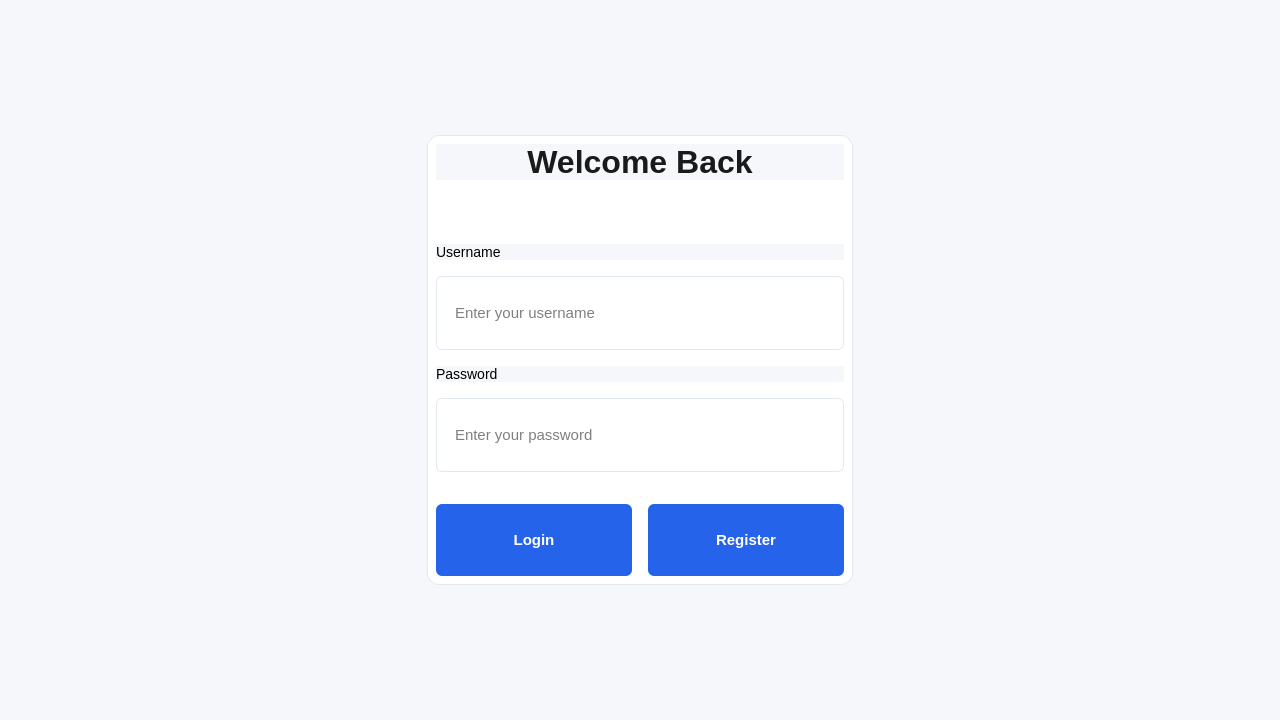
<?xml version="1.0" encoding="UTF-8"?>
<ui version="4.0">
 <class>Login</class>
 <widget class="QWidget" name="Login">
  <property name="geometry">
   <rect>
    <x>0</x>
    <y>0</y>
    <width>1280</width>
    <height>720</height>
   </rect>
  </property>
  <property name="minimumSize">
   <size>
    <width>1280</width>
    <height>720</height>
   </size>
  </property>
  <property name="windowTitle">
   <string>Login</string>
  </property>
  <property name="styleSheet">
   <string>QWidget {
    background-color: #f5f7fa;
    font-family: &quot;Segoe UI&quot;, &quot;Helvetica Neue&quot;, Arial, sans-serif;
    font-size: 14px;
    color: #000000;
}
QLabel {
    color: #000000;
}
QLabel#loginTitleLabel {
    font-size: 32px;
    font-weight: 600;
    color: #1a1a1a;
    margin-bottom: 32px;
}
QLineEdit {
    background-color: #ffffff;
    border: 1px solid #e2e8f0;
    border-radius: 6px;
    padding: 12px 16px;
    min-height: 48px;
    font-size: 15px;
    min-width: 300px;
}
QLineEdit:focus {
    border: 2px solid #2563eb;
    outline: none;
}
QPushButton {
    background-color: #2563eb;
    color: white;
    border-radius: 6px;
    padding: 12px 24px;
    min-height: 48px;
    font-weight: 500;
    font-size: 15px;
    min-width: 120px;
}
QPushButton:hover {
    background-color: #1d4ed8;
}
QPushButton:pressed {
    background-color: #1e40af;
}
QWidget#loginContainer {
    background-color: #ffffff;
    border-radius: 12px;
    border: 1px solid #e2e8f0;
    padding: 48px;
}</string>
  </property>
  <layout class="QVBoxLayout" name="verticalLayout">
   <property name="spacing">
    <number>0</number>
   </property>
   <property name="leftMargin">
    <number>0</number>
   </property>
   <property name="topMargin">
    <number>0</number>
   </property>
   <property name="rightMargin">
    <number>0</number>
   </property>
   <property name="bottomMargin">
    <number>0</number>
   </property>
   <item>
    <spacer name="verticalSpacer">
     <property name="orientation">
      <enum>Qt::Vertical</enum>
     </property>
     <property name="sizeHint" stdset="0">
      <size>
       <width>20</width>
       <height>40</height>
      </size>
     </property>
    </spacer>
   </item>
   <item>
    <layout class="QHBoxLayout" name="horizontalLayout">
     <property name="spacing">
      <number>0</number>
     </property>
     <item>
      <spacer name="horizontalSpacer">
       <property name="orientation">
        <enum>Qt::Horizontal</enum>
       </property>
       <property name="sizeHint" stdset="0">
        <size>
         <width>40</width>
         <height>20</height>
        </size>
       </property>
      </spacer>
     </item>
     <item>
      <widget class="QWidget" name="loginContainer" native="true">
       <layout class="QVBoxLayout" name="verticalLayout_2">
        <property name="spacing">
         <number>32</number>
        </property>
        <item>
         <widget class="QLabel" name="loginTitleLabel">
          <property name="alignment">
           <set>Qt::AlignCenter</set>
          </property>
          <property name="text">
           <string>Welcome Back</string>
          </property>
         </widget>
        </item>
        <item>
         <layout class="QVBoxLayout" name="formLayout">
          <property name="spacing">
           <number>16</number>
          </property>
          <item>
           <widget class="QLabel" name="usernameLabel">
            <property name="text">
             <string>Username</string>
            </property>
           </widget>
          </item>
          <item>
           <widget class="QLineEdit" name="usernameLineEdit">
            <property name="placeholderText">
             <string>Enter your username</string>
            </property>
           </widget>
          </item>
          <item>
           <widget class="QLabel" name="passwordLabel">
            <property name="text">
             <string>Password</string>
            </property>
           </widget>
          </item>
          <item>
           <widget class="QLineEdit" name="passwordLineEdit">
            <property name="echoMode">
             <enum>QLineEdit::Password</enum>
            </property>
            <property name="placeholderText">
             <string>Enter your password</string>
            </property>
           </widget>
          </item>
         </layout>
        </item>
        <item>
         <layout class="QHBoxLayout" name="buttonLayout">
          <property name="spacing">
           <number>16</number>
          </property>
          <item>
           <widget class="QPushButton" name="loginButton">
            <property name="text">
             <string>Login</string>
            </property>
           </widget>
          </item>
          <item>
           <widget class="QPushButton" name="registerButton">
            <property name="text">
             <string>Register</string>
            </property>
           </widget>
          </item>
         </layout>
        </item>
       </layout>
      </widget>
     </item>
     <item>
      <spacer name="horizontalSpacer_2">
       <property name="orientation">
        <enum>Qt::Horizontal</enum>
       </property>
       <property name="sizeHint" stdset="0">
        <size>
         <width>40</width>
         <height>20</height>
        </size>
       </property>
      </spacer>
     </item>
    </layout>
   </item>
   <item>
    <spacer name="verticalSpacer_2">
     <property name="orientation">
      <enum>Qt::Vertical</enum>
     </property>
     <property name="sizeHint" stdset="0">
      <size>
       <width>20</width>
       <height>40</height>
      </size>
     </property>
    </spacer>
   </item>
  </layout>
 </widget>
 <resources/>
 <connections/>
</ui> 
